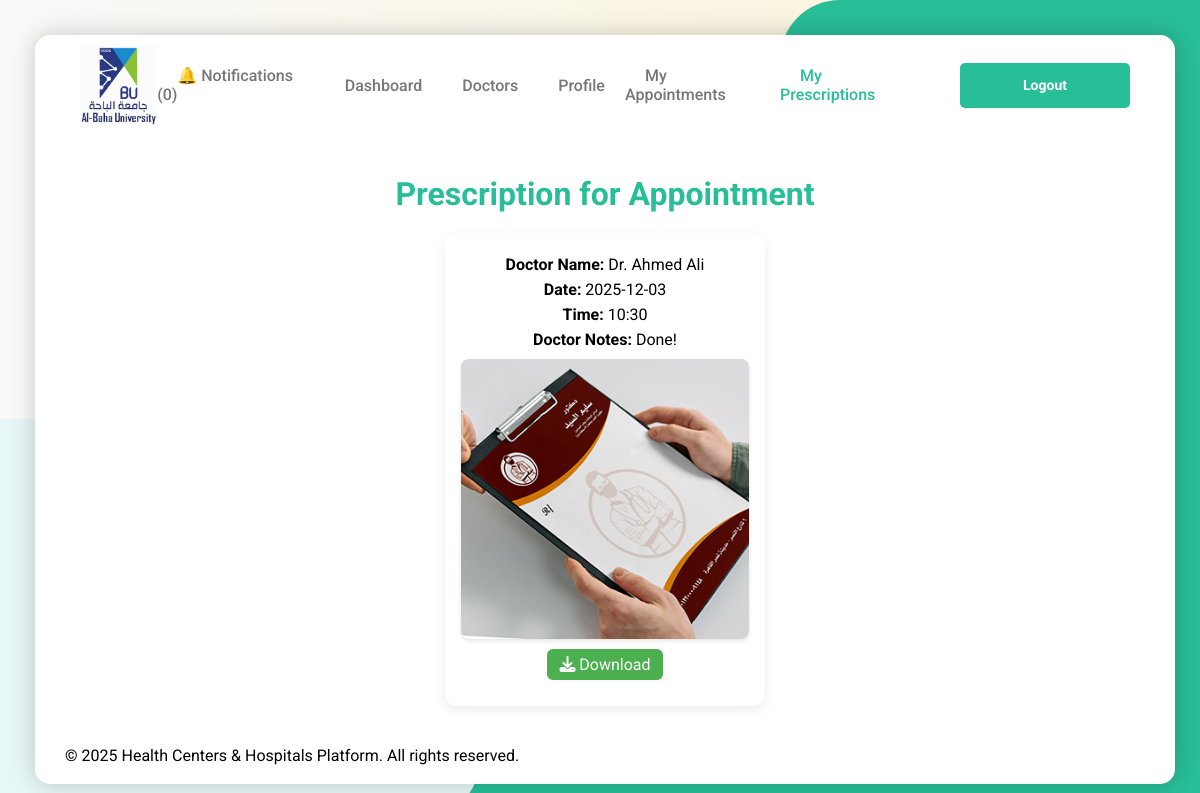
/user_prescription.php?appointment_id=3 (signed in), run on the app's committed database.
### tables this page shows
CREATE TABLE `appointments` (
  `id` int(11) NOT NULL,
  `user_id` int(11) NOT NULL,
  `doctor_id` int(11) NOT NULL,
  `appointment_date` date NOT NULL,
  `appointment_time` time NOT NULL,
  `notes` text DEFAULT NULL,
  `fee` decimal(10,0) NOT NULL,
  `created_at` timestamp NOT NULL DEFAULT current_timestamp(),
  `status` varchar(50) DEFAULT 'Pending'
);

CREATE TABLE `doctors` (
  `id` int(11) NOT NULL,
  `name` varchar(100) NOT NULL,
  `specialization` varchar(100) NOT NULL,
  `image` varchar(255) NOT NULL,
  `user_id` int(11) DEFAULT NULL,
  `fee` decimal(10,2) NOT NULL DEFAULT 100.00
);

CREATE TABLE `doctor_notes` (
  `id` int(11) NOT NULL,
  `doctor_id` int(11) NOT NULL,
  `patient_id` int(11) NOT NULL,
  `appointment_id` int(11) DEFAULT NULL,
  `note` text DEFAULT NULL,
  `prescription_image` varchar(255) DEFAULT NULL,
  `created_at` datetime DEFAULT current_timestamp()
);

### user_data.php (called while the page is built, shortened)
<?php
require_once __DIR__ . '/config.php';
$user_id = $_SESSION['user_id'];
$stmt = $pdo->prepare("SELECT COUNT(*) FROM notifications WHERE user_id = ? AND status = 'unread'");
$stmt->execute([$user_id]);
$notifCount = $stmt->fetchColumn();
?>

### user_prescription.php (the view, shortened to what this page needs)
<?php
require 'config/config.php';
require 'config/user_data.php';
$appointment_id = isset($_GET['appointment_id']) ? (int)$_GET['appointment_id'] : 0;
$stmt = $pdo->prepare("
    SELECT
        n.prescription_image,
        n.note,
        n.created_at,
        d.user_id AS doctor_user_id,
        d.name AS doctor_name,
        a.appointment_date,
        a.appointment_time
    FROM appointments a
    JOIN doctors d ON a.doctor_id = d.user_id
    LEFT JOIN doctor_notes n
        ON n.doctor_id = d.user_id
        AND n.patient_id = a.user_id
        AND n.appointment_id = a.id  -- ✅ الربط بالموعد المحدد
    WHERE a.id = ?
      AND a.user_id = ?
    ORDER BY n.created_at DESC
");
$stmt->execute([$appointment_id, $user_id]);
$notes = $stmt->fetchAll(PDO::FETCH_ASSOC);
?>
<!DOCTYPE html>
<html lang="en">
  <head>
    <link rel="stylesheet" href="https://cdnjs.cloudflare.com/ajax/libs/font-awesome/6.4.0/css/all.min.css" />
    <link rel="stylesheet" href="../css/styles.css" />
  </head>
  <body>
    <div class="home-section">
      <div class="effects"><div class="bg-effect"></div></div>
      <div class="container">
        <header class="header">
          <a href="index.php" class="logo" aria-label="Health Management Logo">
            <img src="../logo/logo.jpg" alt="Health Centers Logo" loading="lazy"/>
          </a>
          <nav class="links" aria-label="Main Navigation">
            <ul class="nav-bar">
              <li><a href="user_notifications.php">🔔 Notifications (<?= $notifCount ?>)</a></li>
              <li><a href="user_dashboard.php">Dashboard</a></li>
              <li><a href="doctors.php">Doctors</a></li>
              <li><a href="user_profile.php">Profile</a></li>
              <li><a href="user_appointments.php">My Appointments</a></li>
              <li><a href="user_prescription.php?appointment_id=<?= $appointment_id ?>" class="active">My Prescriptions</a></li>
              <li><a href="logout.php" class="register">Logout</a></li>
            </ul>
          </nav>
        </header>
        <main class="wrapper1">
          <h1>Prescription for Appointment</h1>
          <?php if (!$notes): ?>
            <p>No prescriptions uploaded by doctor.</p>
          <?php else: ?>
            <div class="prescriptions-grid">
              <?php foreach ($notes as $n): ?>
              <div class="prescription-card">
                <p><strong>Doctor Name:</strong> <?= htmlspecialchars($n['doctor_name']) ?></p>
                <p><strong>Date:</strong> <?= htmlspecialchars($n['appointment_date']) ?></p>
                <p><strong>Time:</strong> <?= htmlspecialchars(substr($n['appointment_time'],0,5)) ?></p>
                <p><strong>Doctor Notes:</strong> <?= nl2br(htmlspecialchars($n['note'] ?: '-')) ?></p>
                <?php if (!empty($n['prescription_image'])): ?>
                <div class="prescription-preview">
                  <a href="../<?= htmlspecialchars($n['prescription_image']) ?>" target="_blank">
                    <?php if (preg_match('/\.pdf$/i', $n['prescription_image'])): ?>
                      <div class="pdf-box">📄 PDF File: <?= basename($n['prescription_image']) ?></div>
                    <?php else: ?>
                      <img src="../<?= htmlspecialchars($n['prescription_image']) ?>" alt="Prescription">
                    <?php endif; ?>
                  </a>
                  <a href="user_download_prescription.php?file=<?= urlencode($n['prescription_image']) ?>" class="btn-download">
                    <i class="fa-solid fa-download"></i> Download
                  </a>
                </div>
                <?php endif; ?>
              </div>
              <?php endforeach; ?>
            </div>
          <?php endif; ?>
        </main>
        <footer>
          <p>&copy; <time datetime="2025">2025</time> Health Centers & Hospitals Platform. All rights reserved.</p>
          <p>&nbsp;</p>
        </footer>
      </div>
    </div>
  </body>
</html>

### styles.css (style rules this page uses)
:root { --main-color: #28be97; --text-color: #777; --bg-color: #e7f7f6; --outer-shadow: 3px 3px 3px #d0d0d0, -3px -3px 3px #f8f8f8; --outer-shadow-0: 0 0 0 #d0d0d0, 0 0 0 #f8f8f8; --inner-shadow: inset 3px 3px 3px #d0d0d0, inset -3px -3px 3px #f8f8f8; --inner-shadow-0: inset 0 0 0 #d0d0d0, inset 0 0 0 #f8f8f8; }
* { box-sizing: border-box; margin: 0; padding: 0; outline: none; }
body { font-family: "Roboto", sans-serif; background-color: var(--bg-color); min-height: 100vh; }
body { opacity: 0; transition: opacity 0.3s ease; }
body.loaded { opacity: 1; }
body { height: 100vh; margin: 0; background: linear-gradient(270deg, #28be97, #3ec8f4, #f7b7a3, #fce38a, #f9f9f9); background-size: 1200% 1200%; animation: softGradient 25s ease infinite; }
img { max-width: 100%; vertical-align: middle; }
ul li { list-style: none; }
a { text-decoration: none; }
@media (min-width: 576px) { .container { width: 540px; } }
@media (min-width: 768px) { .container { width: 720px; } }
@media (min-width: 992px) { .container { width: 960px; } }
@media (min-width: 1200px) { .container { width: 1140px; } }
.container { padding-left: 15px; padding-right: 15px; margin-left: auto; margin-right: auto; }
.effects { position: absolute; top: 0; left: 0; width: 100%; height: 100%; z-index: -1; }
.home-section { position: relative; padding: 35px; }
.home-section::before { content: ""; position: absolute; top: 0; right: 0; width: 35%; height: 100vh; border-radius: 60px 0 0 0; background-color: var(--main-color); z-index: -1; }
.home-section::after { content: ""; position: absolute; bottom: 0; right: 0; width: 70%; height: 50vh; background-color: var(--main-color); z-index: -2; }
.home-section .container { background-color: white; border-radius: 15px; box-shadow: 0px 0px 25px 0px rgb(0 0 0 / 20%); padding-left: 80px; padding-right: 50px; position: relative; overflow: hidden; }
@media (max-width: 1200px) { .home-section .container { padding: 0 30px; } }
.home-section .container .header { display: flex; justify-content: space-between; align-items: center; height: 100px; padding: 15px; }
@media (min-width: 991px) { .header { z-index: 100; position: relative; } }
.home-section .logo { font-size: 20px; color: #000; font-weight: 700; text-transform: capitalize; width: 80px; height: 80px; }
.home-section .header .nav-bar { display: flex; justify-content: center; align-items: center; }
.home-section .header .nav-bar a { margin: 0 20px; font-size: 16px; font-weight: 500; color: var(--text-color); }
.home-section .header .nav-bar a.active { color: var(--main-color); }
.home-section .header .nav-bar a.register { display: block; margin: 0 0 0 30px; width: 170px; height: 45px; text-align: center; display: grid; place-content: center; background-color: var(--main-color); color: white; font-size: 14px; font-weight: bold; border-radius: 5px; text-transform: capitalize; transition: all 0.3s ease; }
* { transition: background-color 0.3s ease, color 0.3s ease, box-shadow 0.3s ease; }
.wrapper1 { display: flex; flex-direction: column; align-items: center; justify-content: center; min-height: 70vh; padding: 40px 20px; text-align: center; }
.prescription-preview { margin: 10px 0; }
.prescription-preview img { width: 100%; height: 280px; object-fit: cover; border-radius: 8px; box-shadow: 0 2px 4px rgba(0,0,0,0.1); }
.btn-download { display: inline-block; margin-top: 10px; background-color: #4caf50; color: white; padding: 6px 12px; border-radius: 6px; text-decoration: none; transition: background-color 0.2s; }
.wrapper1 h1 { color:var(--main-color); }
.prescriptions-grid { display: flex; flex-wrap: wrap; justify-content: center; gap: 20px; margin-top: 20px; }
.prescription-card { flex: 1 1 calc(33.333% - 20px); max-width: 320px; min-width: 260px; }
.prescription-card { background: #fff; padding: 16px; border-radius: 12px; box-shadow: 0 4px 12px rgba(0,0,0,0.08); }
.prescription-card p { margin: 6px 0; }
.prescription-preview { margin-top: 10px; text-align: center; }
.prescription-preview img { max-width: 100%; border-radius: 8px; }

### data on the page
appointments: doctors.name "Dr. Ahmed Ali", appointment_date "2025-12-03", appointment_time "10:30", doctor_notes.note "Done!", doctor_notes.prescription_image (picture)

### other printed values
$notifCount "0"
